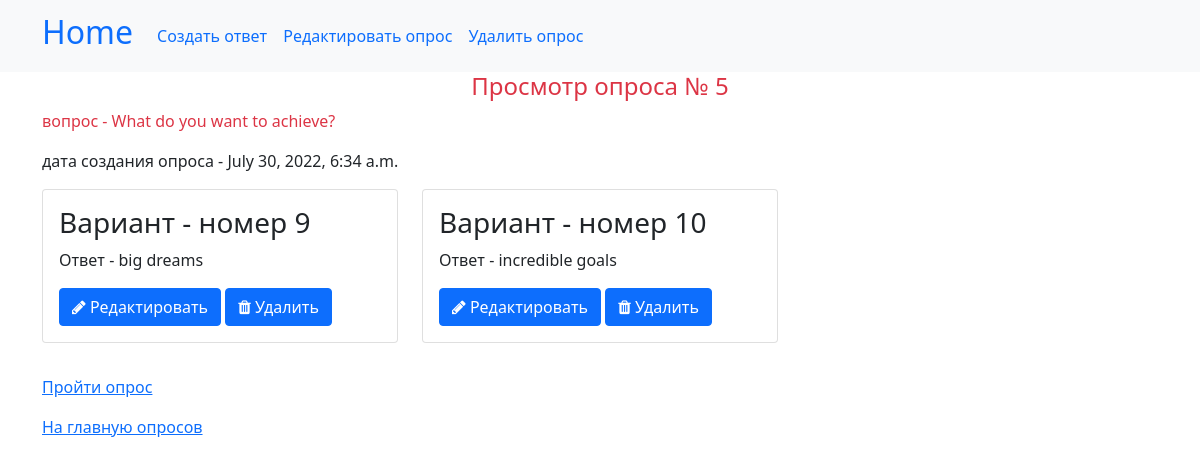
The app's page /polls/5/view with its own data.
### interview/models.py (models this page shows, shortened)
class BaseModel(models.Model):
    created_at = models.DateTimeField(auto_now_add=True, verbose_name="Дата и время создания")
    class Meta:
        abstract=True

class Poll(BaseModel):
    question = models.TextField(max_length=500, null=False, blank=False, verbose_name="Вопрос")
    class Meta:
        db_table = "questions"
        verbose_name = "Вопрос"
        verbose_name_plural = "Вопросы"

class Choice(models.Model):
    variant = models.TextField(max_length=1000, null=False, blank=False, verbose_name="Текст варианта")
    poll = models.ForeignKey("interview.Poll", on_delete=models.CASCADE, related_name="polls",
                                     verbose_name="Опрос",)
    class Meta:
        db_table = "variant"
        verbose_name = "Вариант"
        verbose_name_plural = "Варианты"

### interview/views/qu_views.py (the view)
# urls.py: path('polls/<int:pk>/view', PollView.as_view(), name="poll-view"),
class PollView(DetailView):
    template_name = "questions/poll.html"
    model = Poll

### interview/templates/questions/poll.html (shortened to what this page needs)
{% extends "base.html" %}
{% load static %}
{% block nav %}
        <a class="nav-link" href="{% url "a-create" poll.pk%}">Создать ответ</a>
        <a class="nav-link" href="{% url "poll-update" poll.pk %}">Редактировать опрос</a>
        <a class="nav-link" href="{% url "poll-delete" poll.pk %}">Удалить опрос</a>
{% endblock %}
{% block content %}
<h4 class="text-danger text-center">Просмотр опроса № {{ poll.id }}</h4>
    <p class="text-danger">вопрос - {{ poll.question }}</p>
    <p>дата создания опроса - {{ poll.created_at }}</p>
   <div class="row">
        {% for poll in poll.polls.all %}
            <div class="col-12 col-md-6 col-lg-4">
                <div class="card mb-3">
                    <div class="card-body">
                        <h3>Вариант - номер {{ poll.id }} </h3>
                        <p>Ответ - {{ poll.variant }}</p>
                        <a class="btn btn btn-primary" href="{% url "a-update" poll.pk %}" role="button"><i class="fa fa-pencil"></i> Редактировать</a>
                   <a class="btn btn btn-primary" href="{% url "a-delete" poll.pk%}" role="button"><i class="fa fa-trash"></i> Удалить</a>
                    </div>
                </div>
            </div>
        {% endfor %}
    </div>
<p><a href="{% url "answering"%}">Пройти опрос</a></p>
<a href="{% url "polls" %}">На главную опросов</a>
{% endblock %}

### records on screen
Poll: id "5", question "What do you want to achieve?", created_at "July 30, 2022, 6:34 a.m."
Choice: id "9", variant "big dreams"
Choice: id "10", variant "incredible goals"
